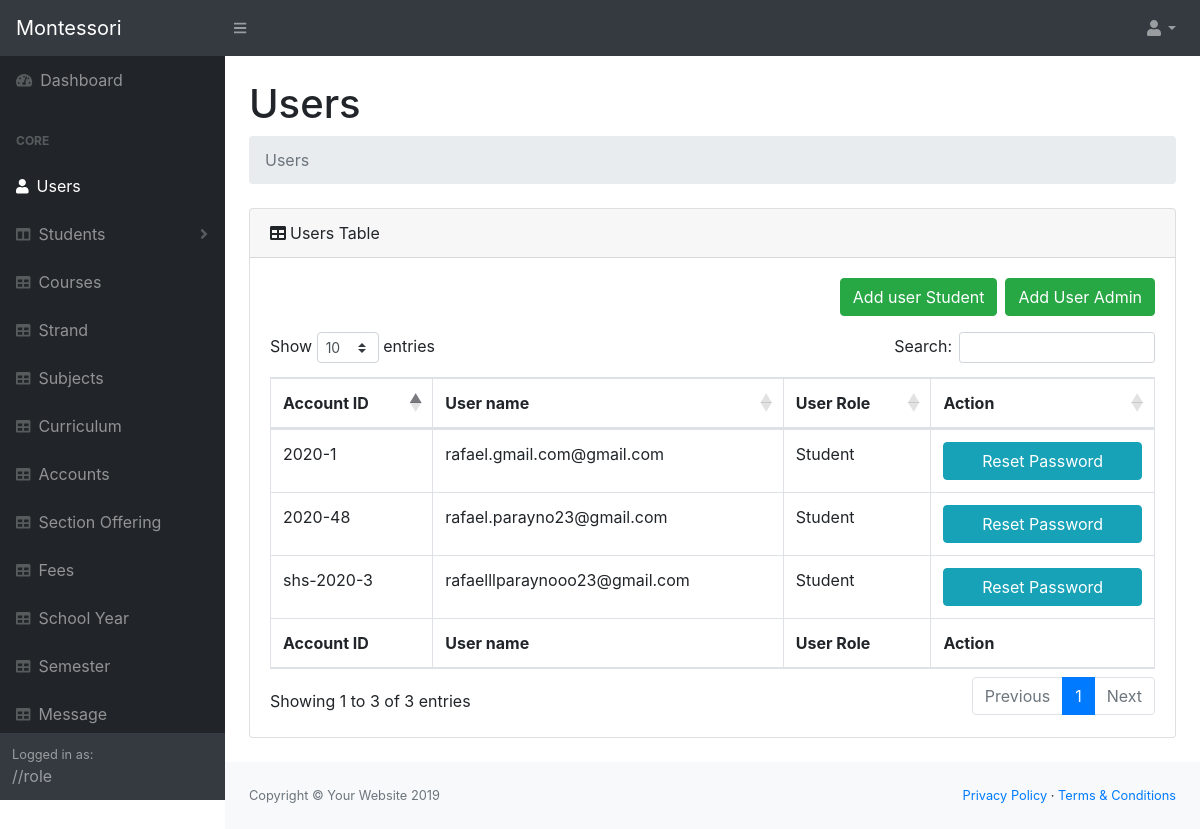
/system/pages/users.php (signed in), run on the app's committed database.
### tables this page shows
CREATE TABLE `users` (
  `user_id` int(11) NOT NULL,
  `username` varchar(30) NOT NULL,
  `password` varchar(255) NOT NULL,
  `userole` int(11) NOT NULL,
  `acc_id` varchar(50) NOT NULL
);

### system/pages/functions.php (called while the page is built, shortened)
<?php
$db = new DBController();
$users = new User($db);

### system/pages/users.php (the view, shortened to what this page needs)
<?php
include('header.php');
include('navigation.php');
$usersList = $users->getData();
?>
<main>
    <div class="container-fluid">
        <h1 class="mt-4">Users</h1>
        <ol class="breadcrumb mb-4">
            <li class="breadcrumb-item active">Users</li>
        </ol>
        <div class="card mb-4">
            <div class="card-header"><i class="fas fa-table mr-1"></i>Users Table
            </div>
            <div class="card-body">
                <div class="d-flex justify-content-end mb-3">
                    <button data-toggle="modal" data-target="#addUserStudent" class="btn btn-md btn-success mr-2">Add user Student</button>
                    <button data-toggle="modal" data-target="#addUserAdmin" class="btn btn-md btn-success">Add User Admin</button>
                </div>
                <div class="table-responsive">
                    <table class="table table-bordered" id="dataTable" width="100%" cellspacing="0">
                        <thead>
                            <tr>
                                <th>Account ID</th>
                                <th>User name</th>
                                <th>User Role</th>
                                <th>Action</th>
                            </tr>
                        </thead>
                        <tfoot>
                            <tr>
                                <th>Account ID</th>
                                <th>User name</th>
                                <th>User Role</th>
                                <th>Action</th>
                            </tr>
                        </tfoot>
                        <tbody>
                            <?php array_map(function ($user) { ?>
                                <tr>
                                    <td><?= $user['acc_id'] ?></td>
                                    <td><?= $user['username'] ?></td>
                                    <td><?php echo $user['userole'] == 1 ? 'Admin' : 'Student' ?></td>
                                    <td>
                                        <button data-toggle="modal" data-target="#resetPassword" data-userid="<?php echo $user['user_id']; ?>" href="" class="btn btn-block btn-info">
                                            Reset Password
                                        </button>
                                    </td>
                                </tr>
                            <?php }, $usersList) ?>
                        </tbody>
                    </table>
                </div>
            </div>
        </div>
    </div>
</main>
<?php
include('footer.php');
?>

### data on the page
users: acc "2020-1", username "rafael.gmail.com@gmail.com"
users: acc "2020-48", username "rafael.parayno23@gmail.com"
users: acc "shs-2020-3", username "rafaelllparaynooo23@gmail.com"
